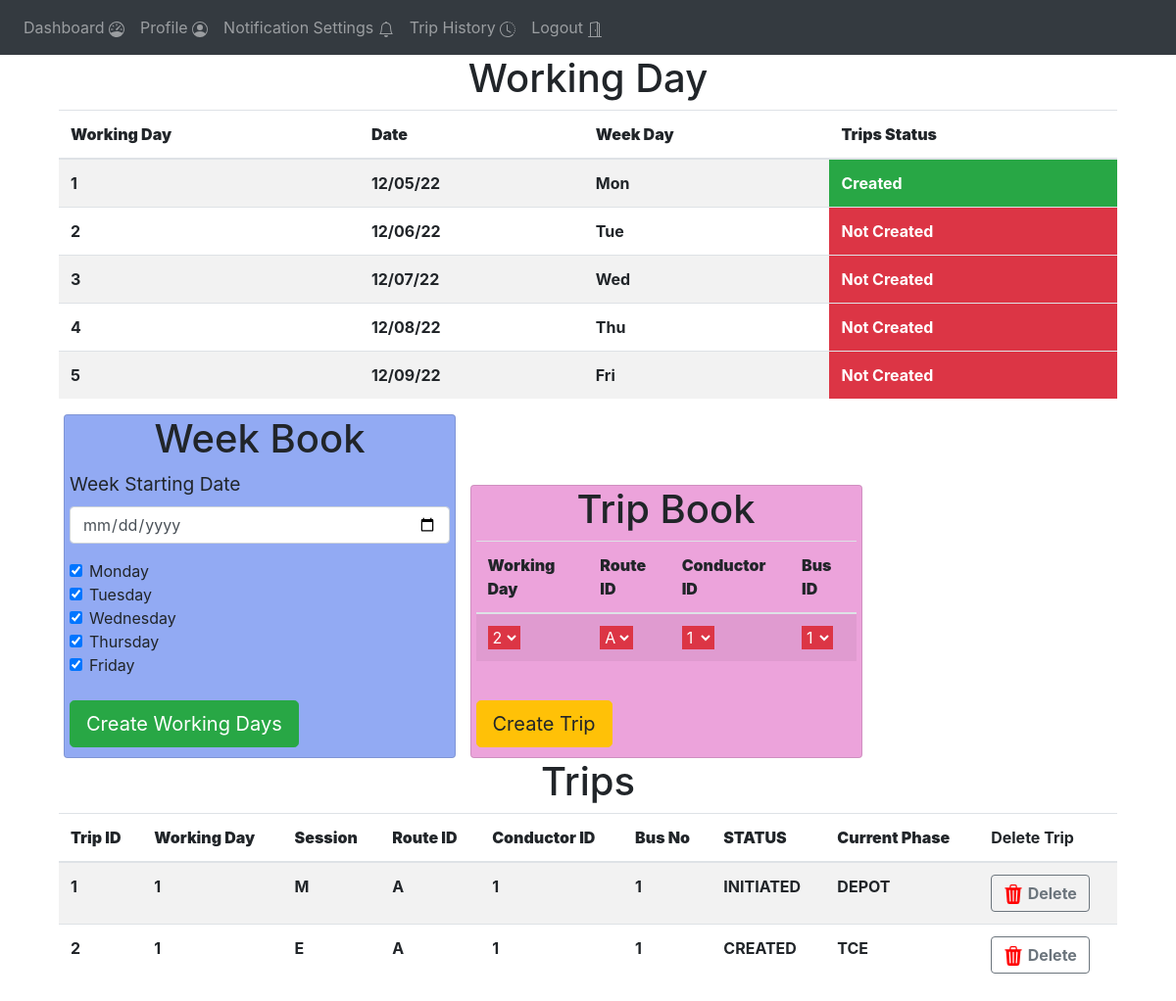
Before: /admin-trip-management (signed in) with the older database file.
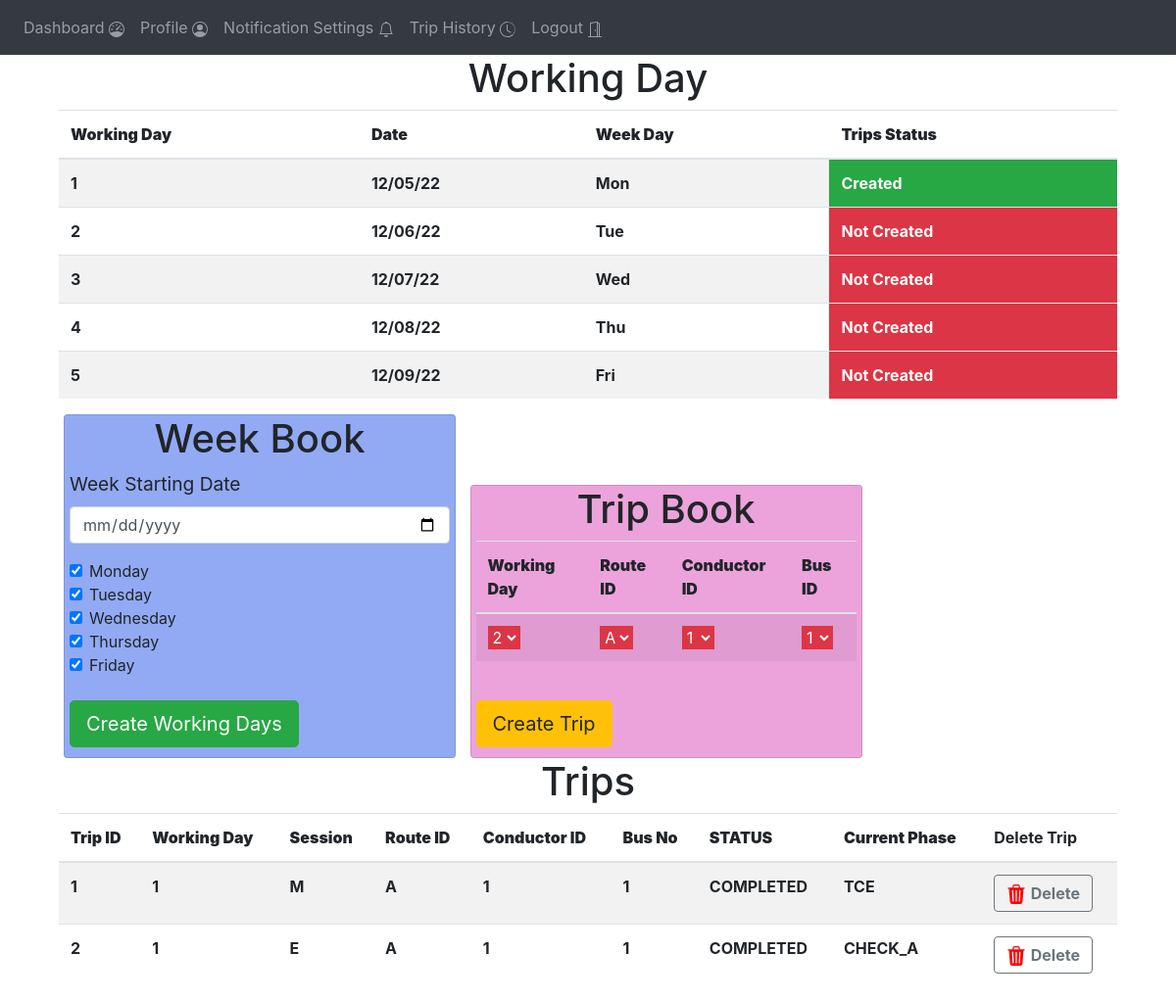
After: the same page with the newer database file.
### website/models.py (models this page shows)
class Trips(db.Model):
    trip_id = db.Column(db.Integer, primary_key=True)
    working_day = db.Column(db.Integer)
    route_id = db.Column(db.Integer)
    conductor_id = db.Column(db.Integer)
    bus_id =  db.Column(db.String(1))
    session = db.Column(db.String(1))
    status = db.Column(db.String(15))
    current_phase = db.Column(db.String(15))
    start_time =  db.Column(db.String(15))
    end_time = db.Column(db.String(15))

### website/views.py (the view)
@views.route('/admin-trip-management', methods=['GET', 'POST'])
@login_required
def admin_trip_management():
    working_days = Working_day.query.all()
    routes = Route.query.all()
    bus_data = Bus_data.query.all()
    conductor_details= Conductor_details.query.all()
    trips = Trips.query.all()
    return render_template("admin_trip_management.html" , user = current_user ,
                        working_days = working_days , routes = routes , bus_data=bus_data , conductor_details=conductor_details , trips=trips )

### website/__init__.py (called while the page is built)
def create_app():
    app = Flask(__name__)
    app.config['SECRET_KEY'] = '#itsactuallyapassword'
    app.config['SQLALCHEMY_DATABASE_URI'] = f'sqlite:///{DB_NAME}'
    db.init_app(app)
    from .views import views
    from .auth import auth
    app.register_blueprint(views, url_prefix='/')
    app.register_blueprint(auth, url_prefix='/')
    from .models import User
    create_database(app)
    login_manager = LoginManager()
    login_manager.login_view = 'auth.login'
    login_manager.init_app(app)
    @login_manager.user_loader
    def load_user(id):
        return User.query.get(int(id))
    return app

### website/templates/admin_trip_management.html (shortened to what the changed rows need)
{% extends "base.html" %}
{% block content %}
<div align="centre" class = "container">
  <div >
      <h1 align = "center">Working Day</h1>
    <table class="table table-striped">
      <thead>
        <tr>
          <th scope="col" ><b>Working Day </b></th>
          <th scope="col"><b>Date</b></th>
          <th scope="col"><b>Week Day</b></th>
          <th scope="col"><b>Trips Status</b></th>
        </tr>
      </thead>
      <tbody>
      {%if working_days%}
        {%for w in  working_days %}
        <tr>
          <th>{{w.day}}</th>
          <th>{{w.date}}</th>
          <th>{{w.week_day}}</th>
          {%if w.trips_created =="N" %}
          <th class = "btn-danger" >Not Created</th>
          {%endif%}
          {%if w.trips_created =="Y"%}
          <th class="btn-success">Created</th>
          {%endif%}
        </tr>
        {%endfor%}
        {%endif%}
      </tbody>
    </table>
  </div>
  <div class ="card" style="width: 25rem;background: rgb(146, 170, 243);margin-left: 5px;margin-right: 5px;padding-left: 5px;padding-right:5px ; padding-bottom : 10px; display: inline-block;" >
  <form method="POST">
    <h1 align="center">Week Book</h3>
    <div class="form-group">
      <label for="Week starting date" style="font-size: larger;">Week Starting Date</label>
      <input
        type="date"
        class="form-control"
        id="week_starting_day"
        name="email"
        placeholder="Enter email"
      />
    </div>
    <div class="form-check">
      <input class="form-check-input" type="checkbox" value="0" checked  id="monday">
      <label class="form-check-label" for="flexCheckDefault">Monday</label>
    </div>
    <div class="form-check">
      <input class="form-check-input" type="checkbox" value="0"  checked id="tuesday">
      <label class="form-check-label" for="flexCheckDefault">Tuesday</label>
    </div>
    <div class="form-check">
      <input class="form-check-input" type="checkbox" value="0" checked id="wednesday">
      <label class="form-check-label" for="flexCheckDefault">Wednesday</label>
    </div>
    <div class="form-check">
      <input class="form-check-input" type="checkbox" value="0"  checked id="thursday">
      <label class="form-check-label" for="flexCheckDefault">Thursday</label>
    </div>
    <div class="form-check">
      <input class="form-check-input" type="checkbox" value="0"  checked id="friday">
      <label class="form-check-label" for="flexCheckDefault">Friday</label>
    </div>
    <br />
    <button  class="btn btn-success btn-lg" onclick="week_book()" > Create Working Days</button>
  </form>
  </div>
<div class ="card" style="width: 25rem;background: rgb(236, 163, 219);margin-left: 5px;margin-right: 5px; padding-left: 5px;padding-right: 5px;padding-bottom : 10px; display: inline-block;" >
  <form method="POST">
    <h1 align="center">Trip Book</h3>
      <table class="table table-striped">
        <thead>
          <tr>
            <th scope="col"><b>Working Day</b></th>
            <th scope="col"><b>Route ID</b></th>
            <th scope="col"><b>Conductor ID</b></th>
            <th scope="col"><b>Bus ID</b></th>
          </tr>
        </thead>
        <tbody>
          <tr>
            <th>
              <select class="form-select btn-danger" aria-label="Default select example" id = "working_day">
                {%for w in working_days%}
                {%if w.trips_created == "N" %}
                <option value="{{w.day}}" style="width: 10rem ;"  >{{w.day}}</option>
                {%endif%}
                {%endfor%}
              </select>
            </th>
            <th >
              <select class="form-select btn-danger" aria-label="Default select example" id = "route_id">
              <option value="A">A</option>
              </select>
            </th>
            <th >
              <select class="form-select btn-danger" aria-label="Default select example" id = "conductor_id">
                {%for c in conductor_details%}
                <option value="{{c.conductor_id}}" style="width:fit-content;">{{c.conductor_id}}</option>
                {%endfor%}
              </select>
            </th>
            <th >
              <select class="form-select btn-danger" aria-label="Default select example" id = "bus_id">
                {%for b in bus_data%}
                <option value="{{b.no}}" style="width:fit-content ;">{{b.no}}</option>
                {%endfor%}
              </select>
            </th>
          </tr>
        </tbody>
      </table>
    <br />
    <button  class="btn btn-warning btn-lg" onclick="create_trips()" > Create Trip</button>
  </form>
  </div>
</div>
<div align="centre" class = "container">
  <div>
      <h1 align = "center">Trips</h1>
    <table class="table table-striped">
      <thead>
        <tr>
          <th scope="col"><b>Trip ID</b></th>
          <th scope="col"><b>Working Day</b></th>
          <th scope="col"><b>Session</b></th>
          <th scope="col"><b>Route ID</b></th>
          <th scope="col"><b>Conductor ID</b></th>
          <th scope="col"><b>Bus No</b></th>
          <th scope="col"><b>STATUS</b></th>
          <th scope="col"><b>Current Phase</b></th>
          <th>Delete Trip</th>
        </tr>
      </thead>
      <tbody>
      {%if trips%}
        {%for t in  trips %}
        <tr>
          <th>{{t.trip_id}}</th>
          <th>{{t.working_day}}</th>
          <th>{{t.session}}</th>
          <th>{{t.route_id}}</th>
          <th>{{t.conductor_id}}</th>
          <th>{{t.bus_id}}</th>
          <th>{{t.status}}</th>
          <th>{{t.current_phase}}</th>
          <th>
            <button class="btn btn-outline-secondary" onclick="delete_trip({{t.trip_id}})">
             <b>Delete</b>
          </button>
          </th>
        </tr>
        {%endfor%}
        {%endif%}
      </tbody>
    </table>
  </div>
</div>
{% endblock %}

Changed rows visible on the page:
changed Trips id 1: status "INITIATED" → "COMPLETED"; current_phase "DEPOT" → "TCE"
changed Trips id 2: status "CREATED" → "COMPLETED"; current_phase "TCE" → "CHECK_A"
